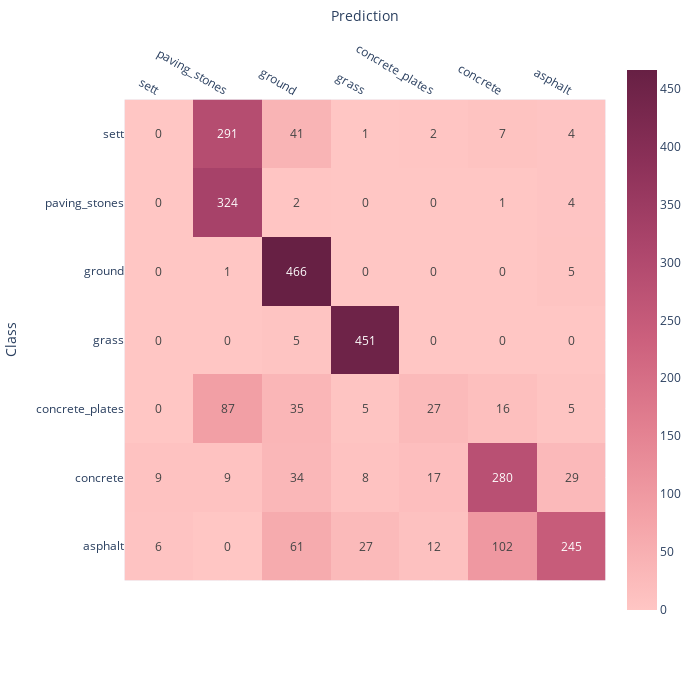

The cell this chart's notebook holds for it:
### Code cell
fig = px.imshow(c_mat,
                labels=dict(x="Prediction", y="Class"),
                x=available_classes_r,
                y=available_classes_r,
                text_auto=True, 
            #    aspect="auto",
                color_continuous_scale=px.colors.sequential.Burg,
                width=700,
                height=700,
               )
fig.update_xaxes(side="top")

# fig['layout']['xaxis']['autorange'] = "reversed"

fig.show()

### Figure 1 — Plotly figure (JSON) as saved in the notebook; plotly's stock layout.template omitted (floating-point values rounded to 4 significant figures)
{"data": [{"coloraxis": "coloraxis", "hovertemplate": "Prediction: %{x}<br>Class: %{y}<br>color: %{z}<extra></extra>", "name": "0", "texttemplate": "%{z}", "type": "heatmap", "x": ["sett", "paving_stones", "ground", "grass", "concrete_plates", "concrete", "asphalt"], "xaxis": "x", "y": ["sett", "paving_stones", "ground", "grass", "concrete_plates", "concrete", "asphalt"], "yaxis": "y", "z": [[0, 291, 41, 1, 2, 7, 4], [0, 324, 2, 0, 0, 1, 4], [0, 1, 466, 0, 0, 0, 5], [0, 0, 5, 451, 0, 0, 0], [0, 87, 35, 5, 27, 16, 5], [9, 9, 34, 8, 17, 280, 29], [6, 0, 61, 27, 12, 102, 245]]}], "layout": {"coloraxis": {"colorscale": [[0, "rgb(255, 198, 196)"], [0.1667, "rgb(244, 163, 168)"], [0.3333, "rgb(227, 129, 145)"], [0.5, "rgb(204, 96, 125)"], [0.6667, "rgb(173, 70, 108)"], [0.8333, "rgb(139, 48, 88)"], [1, "rgb(103, 32, 68)"]]}, "height": 700, "margin": {"t": 60}, "width": 700, "xaxis": {"anchor": "y", "constrain": "domain", "domain": [0, 1], "scaleanchor": "y", "side": "top", "title": {"text": "Prediction"}}, "yaxis": {"anchor": "x", "autorange": "reversed", "constrain": "domain", "domain": [0, 1], "title": {"text": "Class"}}}}
